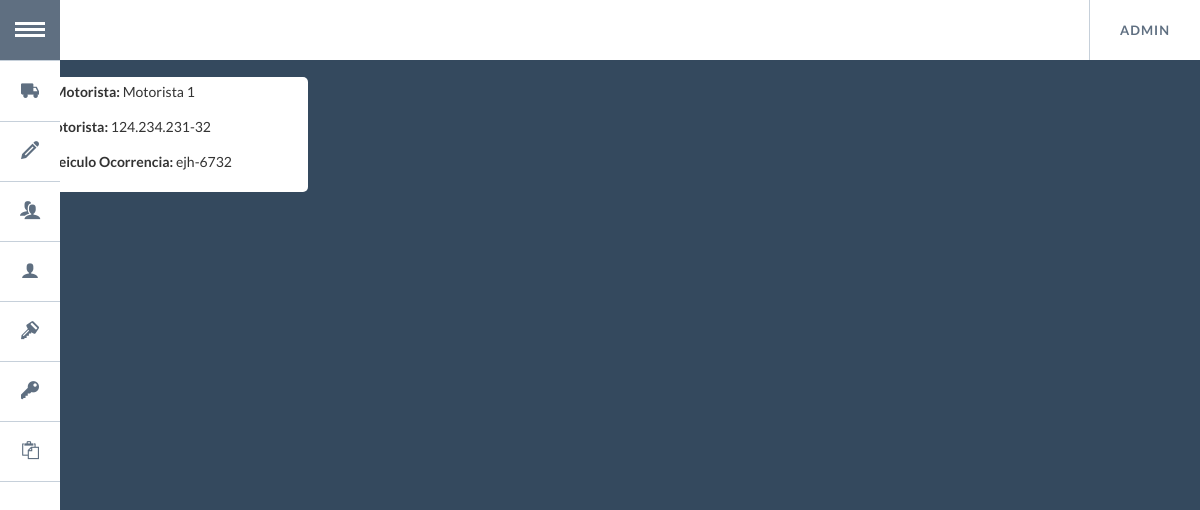
The app's page /lista_motorista/ (signed in), older data.
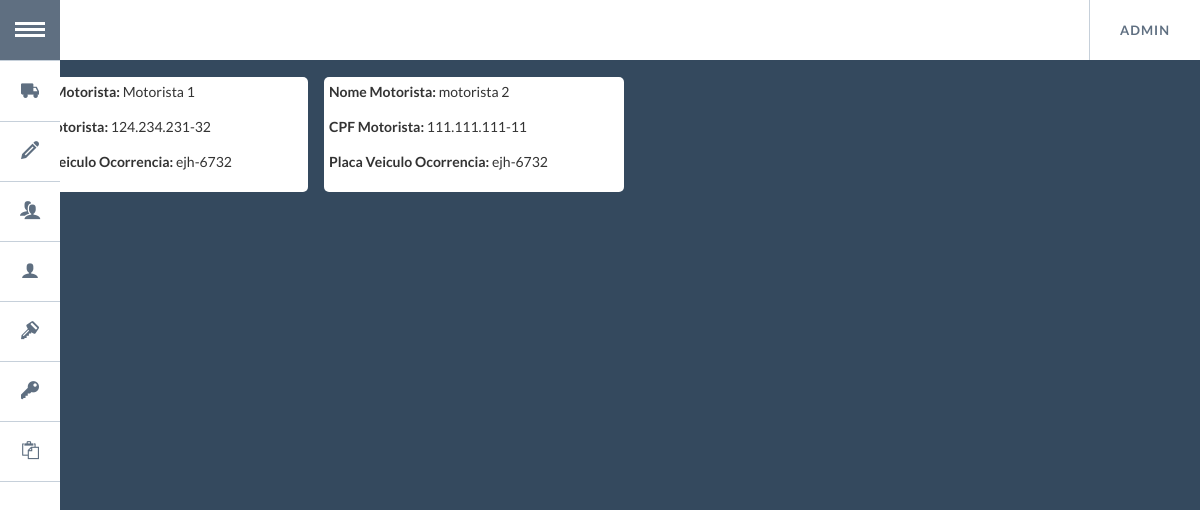
The same page, newer data.
### app/models.py (models this page shows, shortened)
class Motorista(models.Model):
    cd_motorista = models.AutoField(
        primary_key=True
    )
    nome_motorista = models.CharField(
        max_length=50
    )
    cpf_motorista = models.CharField(
        max_length=14
    )
    placa_veiculo = models.ForeignKey(
        Veiculo,
        null=False,
        blank=False
    )
    class Meta:
        verbose_name = 'Motorista'
        verbose_name_plural = 'Motoristas'

class Veiculo(models.Model):
    placa_veiculo = models.CharField(
        max_length=8,
        primary_key=True
    )
    cor_veiculo = models.CharField(
        max_length=10
    )
    modelo_veiculo = models.CharField(
        max_length=50
    )
    marca_veiculo = models.CharField(
        max_length=64,
        choices=(
            ('Mercedes-Benz','Mercedes-Benz'),
            ('MAN (VW)','MAN (VW)'),
            ('Ford Caminhoes','Ford Caminhoes'),
            ('Volvo','Volvo')
        )
    )
    ano_veiculo = models.CharField(
        max_length=4,
        choices= (
            ('2007','2007'),
            ('2008','2008'),
            ('2009','2009'),
            ('2010','2010'),
            ('2011','2011'),
            ('2012','2012'),
            ('2013','2013'),
            ('2014','2014'),
            ('2015','2015'),
            ('2016','2016'),
            ('2017','2017'),
            ('2018','2018')
        )
    )
    def __unicode__(self):
        return self.placa_veiculo or ''
    class Meta:
        verbose_name = 'Veiculo'
        verbose_name_plural = 'Veiculos'

### app/views.py (the view)
# urls.py: url(r'^lista_motorista/$', app.views.lista_motorista, name='lista_motorista'),
def lista_motorista(request):
    if request.user.is_authenticated():
        motorista = Motorista.objects.all()
        return render(request, 'index_motorista.html', {'motorista' : motorista})
    else:
        return HttpResponseRedirect('/login/?next=%s' % request.path)

### app/templates/index_motorista.html
{% extends "base.html" %}
{% block content %}
<div class="container-full" style="padding:0px">
{% for motorista in motorista %}
    <div class="container-card">
      <div class="description-card">
        <p><label>Nome Motorista:</label> {{ motorista.nome_motorista }}</p>
        <p><label>CPF Motorista: </label> {{ motorista.cpf_motorista }}</p>
        <p><label>Placa Veiculo Ocorrencia: </label> {{ motorista.placa_veiculo }}</p>
      </div>
    </div>
{% endfor %}
</div>
{% endblock %}

Row changes from the older to the newer data that the page shows:
added Motorista: nome_motorista "motorista 2", cpf_motorista "111.111.111-11", placa_veiculo "ejh-6732"
